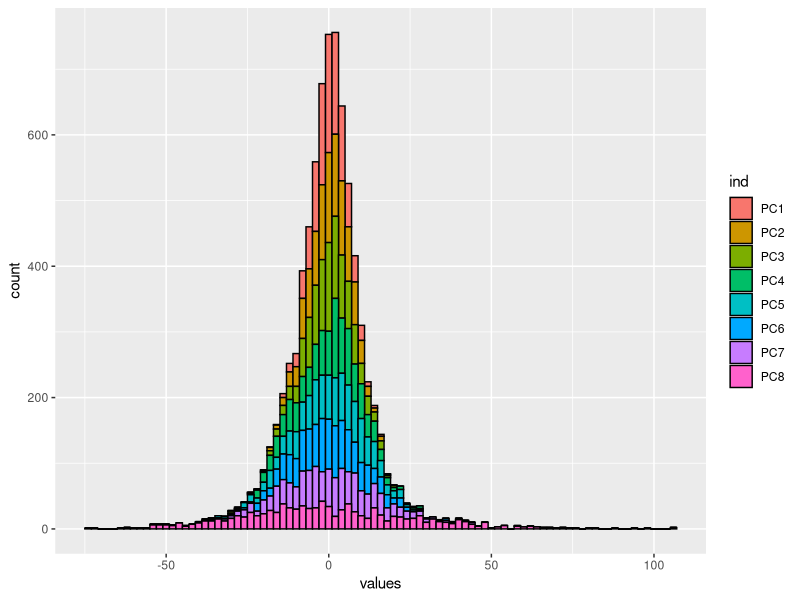
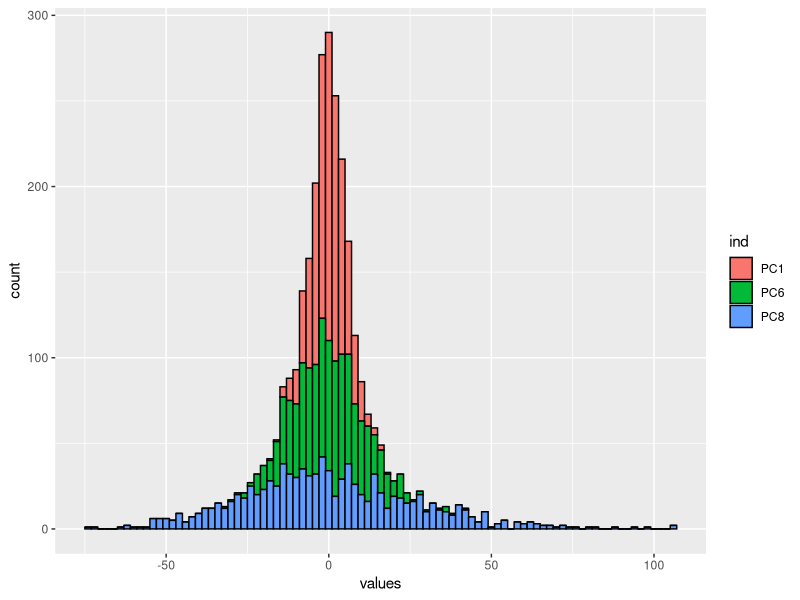

Recreate these plots in R, in order.
## ---- chunk 1
knitr::opts_chunk$set(echo = TRUE)
options(scipen=999)
options(digits=5)
## ---- chunk 2
df = read.csv("AustinApartmentRent.csv", fileEncoding = "UTF-8-BOM")
X = df[,-1]
y = df[,1]
## ---- chunk 3
head(df)
## ---- chunk 4
austin.pca = prcomp(X, center = TRUE, scale. = TRUE)
## ---- chunk 5
L = austin.pca$rotation
L
## ---- chunk 6
P = austin.pca$x
head(P)
## ---- chunk 7
head(as.matrix(scale(X)) %*% L)
## ---- chunk 8
X.scale = scale(X)
round(cor(X.scale), digits = 5)
## ---- chunk 9
round(cor(P), digits = 5)
## ---- chunk 10
(1/59)*round(t(P) %*% P, digits = 5)
## ---- chunk 11
austin.pca$sdev^2
## ---- chunk 12
data  = as.data.frame(cbind(y, austin.pca$x))
model.pca.full = lm(y ~ ., data = data)
summary(model.pca.full)
## ---- chunk 13
sum = summary(model.pca.full)
s = sum$sigma
eigenvalues = austin.pca$sdev^2
## ---- chunk 14
sqrt(s^2/(59*eigenvalues))
## ---- chunk 15
sum$coefficients[-1,2]
## ---- chunk 16
model.pca.full.coef = matrix(data = 0, nrow = 1000, ncol = 8)


for (i in 1:1000){
  sample  = sample(1:60, 40)
  model.pca.full.coef[i,] = as.numeric(summary(lm(y ~ ., data = data[sample,]))$coefficients[-1,1])

}
## ---- chunk 17
model.pca.full.coef = as.data.frame(model.pca.full.coef)
colnames(model.pca.full.coef) = paste("PC", 1:8, sep = "")

library(ggplot2)
pca.center = as.data.frame(apply(model.pca.full.coef, 2, scale, scale = FALSE, center = TRUE))
ggplot(stack(pca.center), aes(x=values, fill = ind))+ geom_histogram(binwidth = 2, color = "black")
## ---- chunk 18
ggplot(stack(pca.center)[c(1:1000, 5001:6000, 7001:8000),], aes(x=values, fill = ind))+ geom_histogram(binwidth = 2, color = "black")
